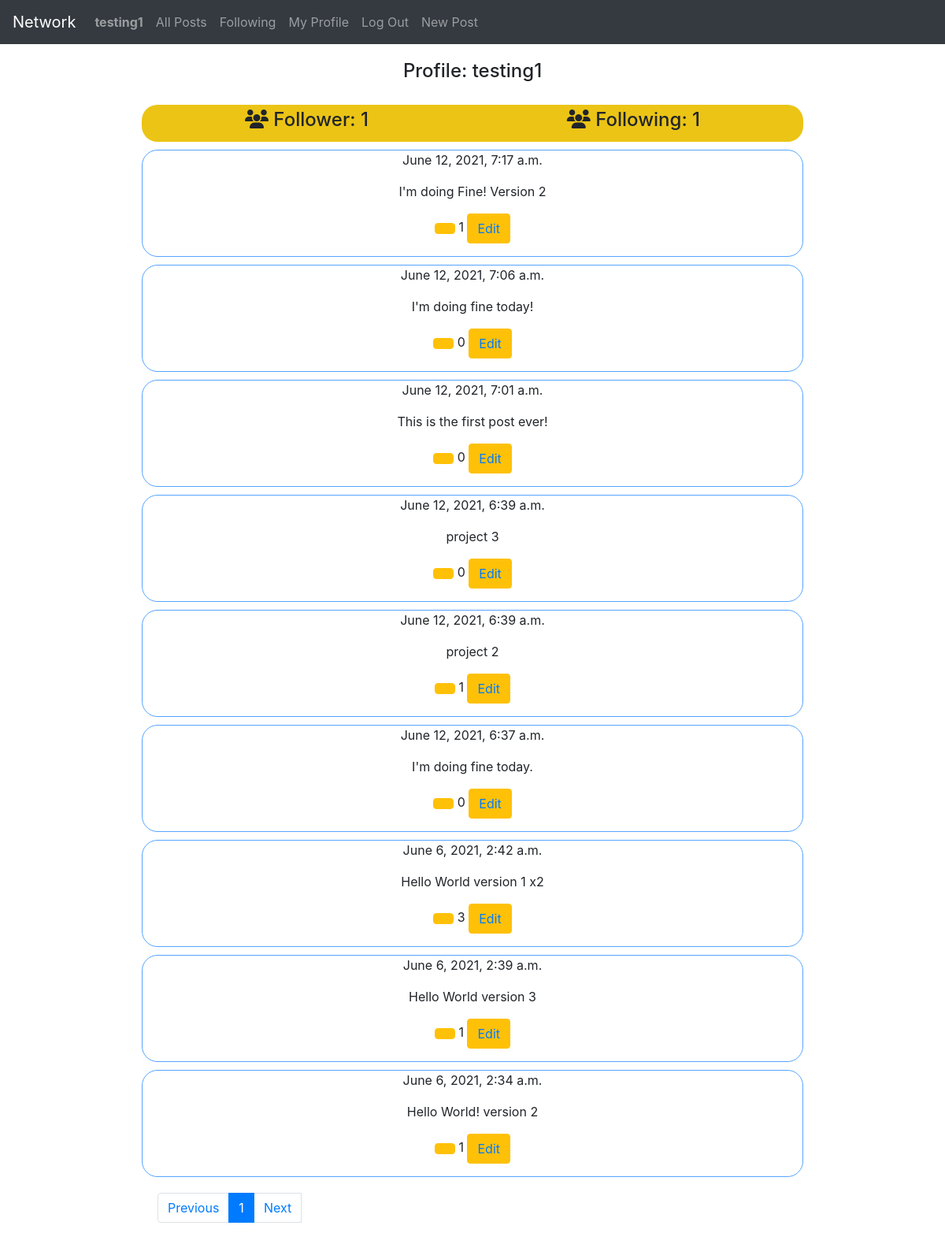
Screenshot of /myprofile/testing1/1 (signed in) with the database file from the repository.
### network/models.py (models this page shows, shortened)
class User(AbstractUser):
    follower = models.ManyToManyField(
        'self', blank=True, related_name="followee")
    following = models.ManyToManyField(
        'self', blank=True, related_name="+")
    pass

class Post(models.Model):
    user = models.ForeignKey(
        User, on_delete=models.CASCADE, related_name="creator")
    post = models.TextField()
    date = models.DateTimeField(auto_now=True)
    like = models.ManyToManyField(User, blank=True, related_name="like_count")
    def like_count(self):
        return self.like.all().count()

### network/views.py (the view)
# urls.py: path('myprofile/<str:username>/<int:page_visiting>',
def myprofile(request, username, page_visiting):
    user_profile = User.objects.get(username=username)
    post = Post.objects.filter(user=user_profile).order_by('-date')
    p = Paginator(post, 10)
    try:
        page = p.page(page_visiting)
    except paginator.EmptyPage:
        if page_visiting > p.num_pages:
            return HttpResponseRedirect(reverse('myprofile', args=[username, page_visiting - 1]))
        else:
            return HttpResponseRedirect(reverse('myprofile', args=[username, page_visiting + 1]))
    distance = p.num_pages - page_visiting
    if p.num_pages <= 5:
        pagination_index = [i + 1 for i in range(p.num_pages)]
    elif distance < 5 and p.num_pages > 5:
        pagination_index = [p.num_pages - 4, p.num_pages -
                            3, p.num_pages - 2, p.num_pages-1, p.num_pages]
    elif distance >= 5 and p.num_pages > 5:
        pagination_index = [page_visiting - 2, page_visiting -
                            1, page_visiting, page_visiting + 1, page_visiting + 2]
    return render(request, "network/myprofile.html", {
        "posts": page,
        "user_profile": user_profile,
        "follower_count": user_profile.follow_er.all().count,
        "following_count": user_profile.follow_ee.all().count,
        "selected": page_visiting,
        "pages": pagination_index
    })

### network/templates/network/myprofile.html (shortened to what this page needs)
{% extends "network/layout.html" %}
{% load static %}
{% block body %}
    <h4 class="myprofile-title">Profile: <span class="user-profile">{{user_profile.username}}</span> </h4>
    <div class="myprofile-info">
        <h4> <i class="fas fa-users"></i> Follower: {{ follower_count }}</h4>
        <h4> <i class="fas fa-users"></i> Following: {{ following_count }}</h4>
    </div>
<div class="index-post-view">
    {% for post in posts %}
        <div class="index-content">
            <p>{{ post.date }}</p>
            <p>{{ post.post }}</p>
            <p><button type="button" class="btn btn-warning like" onclick='like({{ post.id }})'><span class="like-btn-text {{post.id}}-btn"></span></button> <span class="like-text {{post.id}}-text">{{ post.like_count }}</span><span>
                {% if user.username == user_profile.username %}
                    <button type="button" class="btn btn-warning"><a href="{% url 'edit_html' post.id %}">Edit</a></button>
                {% endif %}
            </span></p>
        </div>
    {% empty %}
        <p>You can create your post today!</p>
    {% endfor %}
</div>
<div class="nav-container-pagination">
    <nav aria-label="Page navigation example">
        <ul class="pagination">
        <li class="page-item"><a class="page-link" href="{% url 'change' page_visiting=selected button='previous' from_page='myprofile' username=user_profile.username %}">Previous</a></li>
            {% for page in pages %}
                <li class="page-item {{page}}"><a class="page-link" href="{% url 'myprofile' user_profile.username page %}">{{ page }}</a></li>
            {% endfor %}
        <li class="page-item next"><a class="page-link" href="{% url 'change' page_visiting=selected button='next' from_page='myprofile' username=user_profile.username %}">Next</a></li>
        </ul>
    </nav>
</div>
{% endblock %}

### network/templates/network/layout.html (shortened to what this page needs)
{% load static %}
<!DOCTYPE html>
<html lang="en">
    <head>
        <link rel="stylesheet" href="https://stackpath.bootstrapcdn.com/bootstrap/4.4.1/css/bootstrap.min.css">
        <link href="{% static 'network/styles.css' %}" rel="stylesheet">
    </head>
    <body>
        <nav class="navbar navbar-expand-lg navbar-dark bg-dark">
            <a class="navbar-brand" href="{% url 'index' %}">Network</a>
            <div>
              <ul class="navbar-nav mr-auto">
                {% if user.is_authenticated %}
                    <li class="nav-item">
                        <a class="nav-link" href="{% url 'myprofile' user.username 1 %}"><strong>{{ user.username }}</strong></a>
                    </li>
                {% endif %}
                <li class="nav-item">
                  <a class="nav-link" href="{% url 'index' %}">All Posts</a>
                </li>
                {% if user.is_authenticated %}
                    <li class="nav-item">
                        <a class="nav-link" href="{% url 'following' 1 %}">Following</a>
                    </li>
                    <li class="nav-item">
                        <a class="nav-link" href="{% url 'myprofile' user.username 1 %}">My Profile</a>
                    </li>
                    <li class="nav-item">
                        <a class="nav-link" href="{% url 'logout' %}">Log Out</a>
                    </li>
                    <li class="nav-item">
                        <a class="nav-link" href="{% url 'new_post' %}">New Post</a>
                    </li>
                {% endif %}
              </ul>
            </div>
          </nav>
        <div class="body">
            {% block body %}
            {% endblock %}
        </div>
    </body>
</html>

### network/static/network/styles.css (style rules this page uses)
.index-content { border: 1px solid rgb(85, 164, 255); border-radius: 20px; text-align: center; margin: auto; display: block; margin-top: 10px; }
.index-post-view { width: 70%; margin: auto; }
.newpost-title, .myprofile-title, .edit-title, .comment-title, .index-title { text-align: center; padding: 20px; }
.myprofile-info { display: flex; margin: auto; justify-content: space-around; width: 70%; border-radius: 20px; background-color: rgb(235, 196, 22); padding: 5px; }
.nav-container-pagination { padding: 20px; width: 70%; margin: auto; }

### rows the page displays
User: username "testing1", id "1"
Post: date "June 12, 2021, 7:17 a.m.", post "I'm doing Fine! Version 2", like_count "1"
Post: date "June 12, 2021, 7:06 a.m.", post "I'm doing fine today!", like_count "0"
Post: date "June 12, 2021, 7:01 a.m.", post "This is the first post ever!", like_count "0"
Post: date "June 12, 2021, 6:39 a.m.", post "project 3", like_count "0"
Post: date "June 12, 2021, 6:39 a.m.", post "project 2", like_count "1"
Post: date "June 12, 2021, 6:37 a.m.", post "I'm doing fine today.", like_count "0"
Post: date "June 6, 2021, 2:42 a.m.", post "Hello World version 1 x2", like_count "3"
Post: date "June 6, 2021, 2:39 a.m.", post "Hello World version 3", like_count "1"
Post: date "June 6, 2021, 2:34 a.m.", post "Hello World! version 2", like_count "1"

### other values shown
{{ page }} "1"
